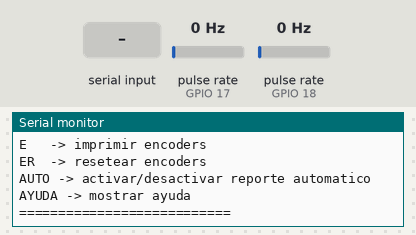
The sketch below on a simulated ESP32-S3. Parts: the last lines printed to the serial monitor. Wiring (inferred from the names in the program): 2 × pulse sensor: data GPIO 17 / data GPIO 18. The test bench sets the inputs (shaded band); at power-on: pulse rate (sensors on GPIO 17, GPIO 18) 0 Hz.

Above: at 2.2 s.
2.3 s: "E\n" received over Serial
At 2.8 s:
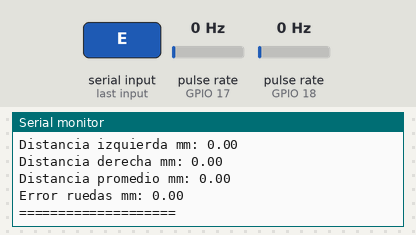
3.8 s: "ER\n" received over Serial
At 4.7 s:
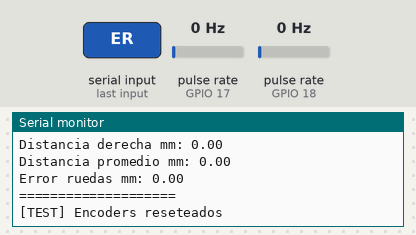
5.3 s: "AUTO\n" received over Serial
At 6.1 s:
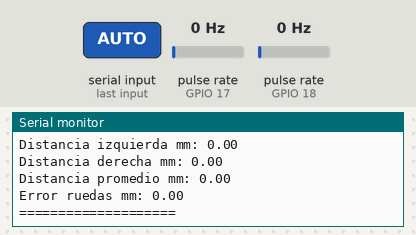
6.8 s: "1\n" received over Serial
At 7.2 s:
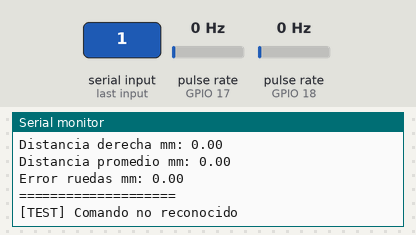
8.3 s: pulse rate (sensor on GPIO 17) set to 4 Hz
At 9.7 s:
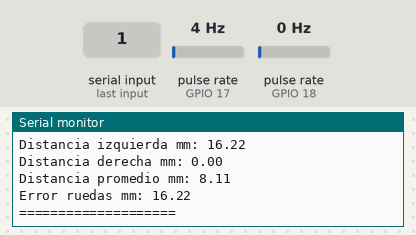
9.8 s: pulse rate (sensor on GPIO 18) set to 4 Hz
At 11.1 s:
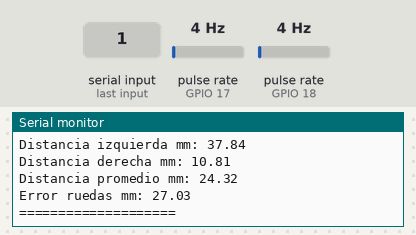
Timing chart, 0 to 12.3 s (numbered marks = the images above; inputs shaded):
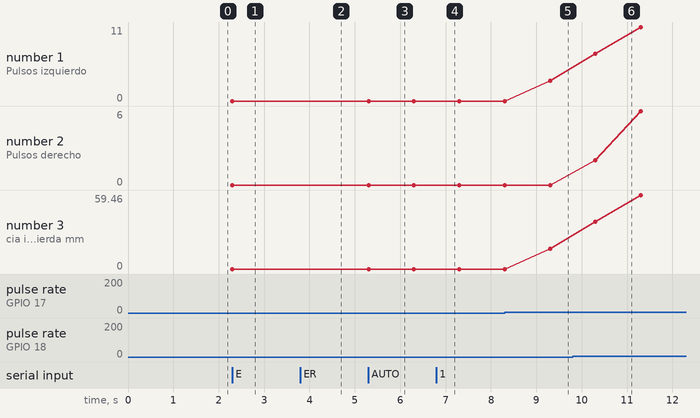

The sketch:

encoders.ino
```cpp
#include "config.h"
#include "encoders.h"

unsigned long ultimoReporte = 0;
const unsigned long INTERVALO_REPORTE_MS = 1000;

void mostrarAyuda() {
    Serial.println();
    Serial.println("===== PRUEBA ENCODERS =====");
    Serial.println("E   -> imprimir encoders");
    Serial.println("ER  -> resetear encoders");
    Serial.println("AUTO -> activar/desactivar reporte automatico");
    Serial.println("AYUDA -> mostrar ayuda");
    Serial.println("===========================");
    Serial.println();
}

bool reporteAutomatico = false;

void setup() {
    Serial.begin(SERIAL_BAUDRATE);
    delay(1000);

    Serial.println("Iniciando prueba de encoders...");

    inicializarEncoders();

    mostrarAyuda();
}

void loop() {
    if (reporteAutomatico && millis() - ultimoReporte >= INTERVALO_REPORTE_MS) {
        ultimoReporte = millis();
        imprimirEncoders();
    }

    if (!Serial.available()) {
        return;
    }

    String comando = Serial.readStringUntil('\n');
    comando.trim();
    comando.toUpperCase();

    if (comando == "E") {
        imprimirEncoders();
    }

    else if (comando == "ER") {
        resetEncoders();
        Serial.println("[TEST] Encoders reseteados");
    }

    else if (comando == "AUTO") {
        reporteAutomatico = !reporteAutomatico;
        Serial.print("[TEST] Reporte automatico: ");
        Serial.println(reporteAutomatico ? "ON" : "OFF");
    }

    else if (comando == "AYUDA") {
        mostrarAyuda();
    }

    else {
        Serial.println("[TEST] Comando no reconocido");
    }
}
```

encoders.cpp
```cpp
#include "encoders.h"

volatile long pulsosIzquierdo = 0;
volatile long pulsosDerecho = 0;

volatile unsigned long ultimoPulsoIzqUs = 0;
volatile unsigned long ultimoPulsoDerUs = 0;

const unsigned long FILTRO_ENCODER_US = 2000; // probar 1000, 2000, 3000

portMUX_TYPE muxEncoders = portMUX_INITIALIZER_UNLOCKED;

void IRAM_ATTR encoderIzquierdoISR() {
    unsigned long ahora = micros();

    if (ahora - ultimoPulsoIzqUs < FILTRO_ENCODER_US) {
        return;
    }

    portENTER_CRITICAL_ISR(&muxEncoders);
    pulsosIzquierdo++;
    ultimoPulsoIzqUs = ahora;
    portEXIT_CRITICAL_ISR(&muxEncoders);
}

void IRAM_ATTR encoderDerechoISR() {
    unsigned long ahora = micros();

    if (ahora - ultimoPulsoDerUs < FILTRO_ENCODER_US) {
        return;
    }

    portENTER_CRITICAL_ISR(&muxEncoders);
    pulsosDerecho++;
    ultimoPulsoDerUs = ahora;
    portEXIT_CRITICAL_ISR(&muxEncoders);
}

void inicializarEncoders() {
    pinMode(ENCODER_LEFT, INPUT_PULLUP);
    pinMode(ENCODER_RIGHT, INPUT_PULLUP);

    resetEncoders();

    attachInterrupt(digitalPinToInterrupt(ENCODER_LEFT), encoderIzquierdoISR, FALLING);
    attachInterrupt(digitalPinToInterrupt(ENCODER_RIGHT), encoderDerechoISR, FALLING);

    Serial.println("[ENCODERS] Inicializados");
}

void resetEncoders() {
    portENTER_CRITICAL(&muxEncoders);
    pulsosIzquierdo = 0;
    pulsosDerecho = 0;
    ultimoPulsoIzqUs = 0;
    ultimoPulsoDerUs = 0;
    portEXIT_CRITICAL(&muxEncoders);
}

long obtenerPulsosIzquierdo() {
    long copia;

    portENTER_CRITICAL(&muxEncoders);
    copia = pulsosIzquierdo;
    portEXIT_CRITICAL(&muxEncoders);

    return copia;
}

long obtenerPulsosDerecho() {
    long copia;

    portENTER_CRITICAL(&muxEncoders);
    copia = pulsosDerecho;
    portEXIT_CRITICAL(&muxEncoders);

    return copia;
}

float obtenerDistanciaIzquierdaMm() {
    return obtenerPulsosIzquierdo() / PULSOS_POR_MM;
}

float obtenerDistanciaDerechaMm() {
    return obtenerPulsosDerecho() / PULSOS_POR_MM;
}

float obtenerDistanciaPromedioMm() {
    float izquierda = obtenerDistanciaIzquierdaMm();
    float derecha = obtenerDistanciaDerechaMm();

    return (izquierda + derecha) / 2.0;
}

float obtenerErrorRuedasMm() {
    return obtenerDistanciaIzquierdaMm() - obtenerDistanciaDerechaMm();
}

void imprimirEncoders() {
    Serial.println();
    Serial.println("===== ENCODERS =====");

    Serial.print("Pulsos izquierdo: ");
    Serial.println(obtenerPulsosIzquierdo());

    Serial.print("Pulsos derecho: ");
    Serial.println(obtenerPulsosDerecho());

    Serial.print("Distancia izquierda mm: ");
    Serial.println(obtenerDistanciaIzquierdaMm());

    Serial.print("Distancia derecha mm: ");
    Serial.println(obtenerDistanciaDerechaMm());

    Serial.print("Distancia promedio mm: ");
    Serial.println(obtenerDistanciaPromedioMm());

    Serial.print("Error ruedas mm: ");
    Serial.println(obtenerErrorRuedasMm());

    Serial.println("====================");
    Serial.println();
}
```

encoders.h
```cpp
#ifndef ENCODERS_H
#define ENCODERS_H

#include <Arduino.h>
#include "config.h"

void inicializarEncoders();
void resetEncoders();

long obtenerPulsosIzquierdo();
long obtenerPulsosDerecho();

float obtenerDistanciaIzquierdaMm();
float obtenerDistanciaDerechaMm();
float obtenerDistanciaPromedioMm();
float obtenerErrorRuedasMm();

void imprimirEncoders();

#endif
```

config.h
```cpp
#ifndef CONFIG_H
#define CONFIG_H

// =====================================================
// COMUNICACION
// =====================================================

#define SERIAL_BAUDRATE 115200

// =====================================================
// PINOUT ESP32-S3
// =====================================================

// -------------------------
// I2C - MPU6050 / GY-521
// -------------------------

#define PIN_SDA 8
#define PIN_SCL 9

// -------------------------
// Ultrasonicos HC-SR04
// ECHO pasa por 74HC4050
// -------------------------

#define TRIG_FRONT 4
#define ECHO_FRONT 5

#define TRIG_LEFT 6
#define ECHO_LEFT 7

#define TRIG_RIGHT 15
#define ECHO_RIGHT 16

// -------------------------
// Encoders FC-03
// -------------------------

#define ENCODER_LEFT 17
#define ENCODER_RIGHT 18

// -------------------------
// Driver DRV8833
// -------------------------

#define PIN_NSLEEP 10

#define AIN1 11
#define AIN2 12

#define BIN1 13
#define BIN2 14

// -------------------------
// Servo MG90S
// -------------------------

#define SERVO_PIN 21

// =====================================================
// MAPA LOCAL DE MISION
// =====================================================

// Cada celda representa 20 cm
#define TAM_CELDA_MM 200

// Mapa local temporal.
// Se usa solo durante una misión.
#define MAPA_FILAS 11
#define MAPA_COLUMNAS 11

// Origen lógico dentro de la matriz.
// Como el mapa es 11x11, el centro es 5,5.
#define MAPA_ORIGEN_X 5
#define MAPA_ORIGEN_Y 5

// =====================================================
// SISTEMA DE COORDENADAS LOCAL
// =====================================================

// Convención usada en el proyecto:
//
// x positivo = derecha respecto al inicio de la misión
// x negativo = izquierda respecto al inicio de la misión
// y positivo = adelante respecto al inicio de la misión
// y negativo = atrás respecto al inicio de la misión
//
// El robot inicia cada misión en:
// posicion = (0, 0)
// direccion = NORTE local

// =====================================================
// UMBRALES DE OBSTACULOS
// =====================================================

#define DIST_OBSTACULO_FRENTE_MM 180
#define DIST_OBSTACULO_LATERAL_MM 150

// Distancia máxima considerada válida para los HC-SR04.
// Lecturas mayores pueden tratarse como "sin obstáculo cercano".
#define DIST_ULTRASONICO_MAX_MM 2000

// Cantidad de muestras para filtrado.
// Mejor usar número impar: 3, 5, 7...
#define ULTRASONICO_MUESTRAS 5

// =====================================================
// CONSTANTES FISICAS DEL ROBOT
// Se deben calibrar en pruebas reales
// =====================================================

// Diámetro estimado de las ruedas
#define DIAMETRO_RUEDA_MM 65.0

// Pulsos por vuelta del encoder.
// Este valor se debe medir realmente.
// #define PULSOS_POR_VUELTA 20.0

// Distancia entre las ruedas izquierda y derecha.
// Sirve para estimar giros y control diferencial.
#define DISTANCIA_ENTRE_RUEDAS_MM 120.0

// Valor aproximado de PI
#define PI_ROBOT 3.14159265

// Perímetro de la rueda
// #define PERIMETRO_RUEDA_MM (PI_ROBOT * DIAMETRO_RUEDA_MM)

// Conversión aproximada de pulsos a distancia.
// Puede recalibrarse luego.
#define PULSOS_POR_MM 0.185   // Calibrado 22/05/26

// Pulsos necesarios para avanzar una celda
#define PULSOS_POR_CELDA (TAM_CELDA_MM * PULSOS_POR_MM)

// =====================================================
// PWM Y CONTROL DE MOTORES
// =====================================================

// PWM mínimo útil.
// Debe ser suficiente para vencer la fricción.
#define PWM_MIN 80

// PWM máximo permitido.
#define PWM_MAX 255

// Velocidades base iniciales.
// Luego se calibran.
#define PWM_BASE_AVANCE 150
#define PWM_BASE_GIRO 140

// Límites específicos para control de avance
#define PWM_AVANCE_MIN 90
#define PWM_AVANCE_MAX 190

// Límites específicos para giro
#define PWM_GIRO_MIN 85
#define PWM_GIRO_MAX 180

// =====================================================
// CONTROL DE AVANCE
// =====================================================

// Tolerancia aceptada al avanzar una distancia
#define TOLERANCIA_DISTANCIA_MM 8.0

// Ganancia para corregir diferencia entre ruedas
#define KP_ENCODER_AVANCE 0.8

// Ganancia para corregir desviación angular usando IMU
#define KP_YAW_AVANCE 1.5

// Tiempo máximo para avanzar una celda.
// Evita que el robot quede intentando avanzar para siempre.
#define TIMEOUT_AVANCE_CELDA_MS 4000

// =====================================================
// CONTROL DE GIRO
// =====================================================

// Tolerancia angular aceptable
#define TOLERANCIA_GIRO_GRADOS 3.0

// Ganancia proporcional para giro
#define KP_GIRO 2.0

// Tiempo máximo para un giro de 90 o 180 grados
#define TIMEOUT_GIRO_MS 4000

// =====================================================
// MPU6050 / IMU
// =====================================================

// Dirección I2C típica del MPU6050
#define MPU6050_ADDR 0x68

// Tiempo de calibración inicial del giroscopio
#define TIEMPO_CALIBRACION_IMU_MS 2000

// Cantidad de muestras para calibración
#define MUESTRAS_CALIBRACION_IMU 500

// =====================================================
// SERVO DE DESCARGA
// =====================================================

#define SERVO_ANGULO_CERRADO 0
#define SERVO_ANGULO_ABIERTO 90

#define TIEMPO_APERTURA_SERVO_MS 1200

// Valores típicos para servo en ESP32Servo
#define SERVO_MIN_US 500
#define SERVO_MAX_US 2400
#define SERVO_FRECUENCIA_HZ 50

// =====================================================
// DEPURACION
// =====================================================

#define DEBUG_GENERAL true
#define DEBUG_COMANDOS true
#define DEBUG_ESTADOS true
#define DEBUG_SENSORES false
#define DEBUG_CONTROL false
#define DEBUG_MAPA false

#endif
```

Measured:
- after the input at 2.3 s, the serial monitor: prints a new line at once (image 1)
- after the input at 3.8 s, the serial monitor: prints a new line at once (image 2)
- after the input at 5.3 s, the serial monitor: prints a new line at once (image 3)
- after the input at 6.8 s, the serial monitor: prints a new line at once (image 4)
- after the input at 8.3 s, the serial monitor: prints a new line after 1.0 s (image 5)
- after the input at 9.8 s, the serial monitor: prints a new line after 0.50 s (image 6)
- plotted number 1: 0 → 3 after the input at 8.3 s
- plotted number 2: 0 → 6 after the input at 9.8 s
